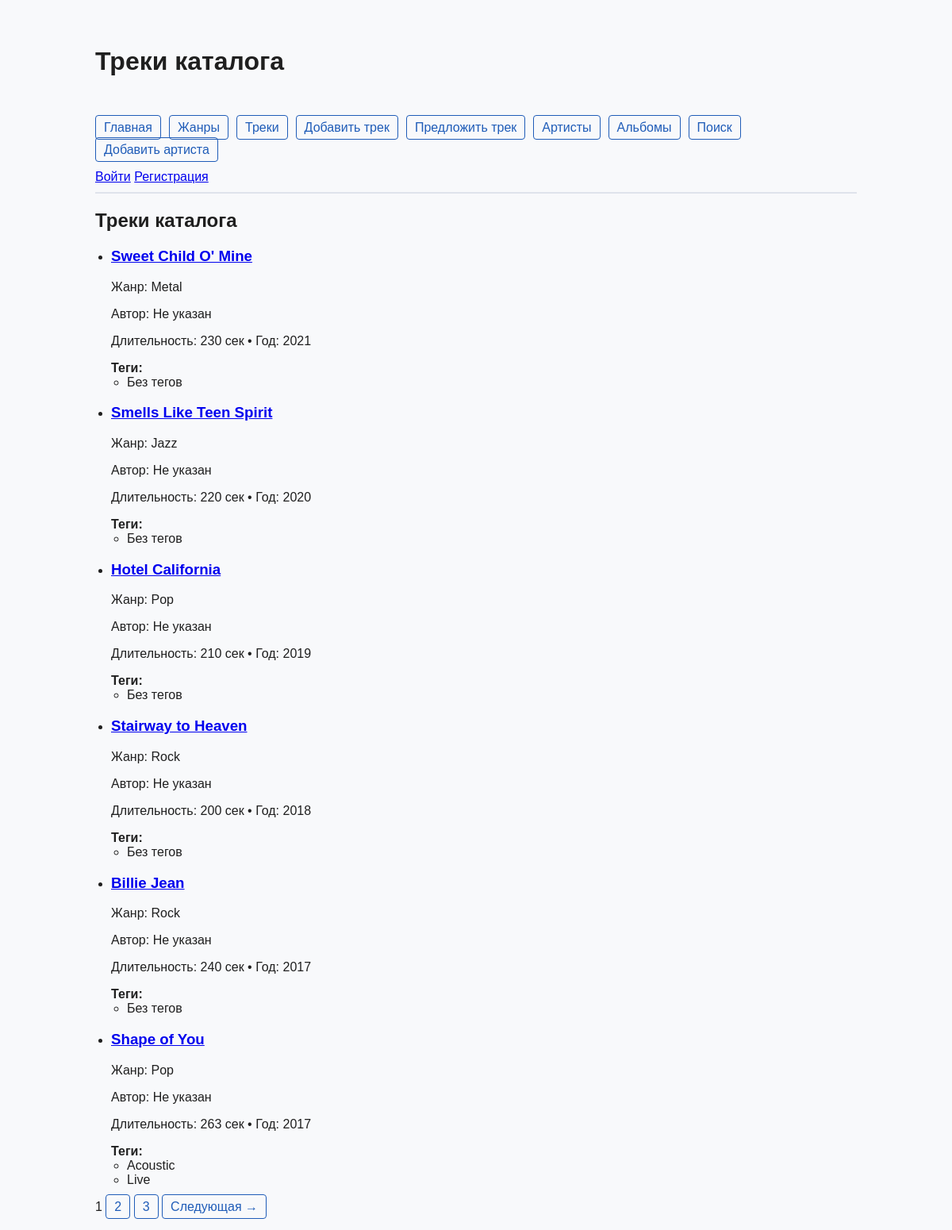
/tracks/, run on the app's committed database.
### music/models.py (models this page shows, shortened)
class Track(models.Model):
    title = models.CharField(max_length=150)
    slug = models.SlugField(max_length=160, unique=True)
    duration = models.PositiveIntegerField(help_text='Длительность, сек')
    release_year = models.PositiveSmallIntegerField()
    play_count = models.PositiveIntegerField(default=0)
    is_published = models.BooleanField(default=True)
    genre = models.ForeignKey(Genre, on_delete=models.CASCADE, related_name='tracks')
    tags = models.ManyToManyField(Tag, related_name='tracks', blank=True)
    image = models.ImageField(upload_to=track_image_upload_to, blank=True, null=True)
    author = models.ForeignKey(
        settings.AUTH_USER_MODEL,
        on_delete=models.SET_NULL,
        null=True,
        blank=True,
        related_name='tracks',
        verbose_name='автор',
    )
    class Meta:
        ordering = ['-release_year', 'title']
        verbose_name = 'трек'
        verbose_name_plural = 'треки'
        permissions = [
            ('can_publish_track', 'Can publish track'),
        ]

class Genre(models.Model):
    name = models.CharField(max_length=100, unique=True)
    slug = models.SlugField(max_length=100, unique=True)
    audience = models.CharField(
        max_length=20,
        choices=GenreAudience.choices,
        default=GenreAudience.GENERAL,
    )
    is_published = models.BooleanField(default=True)
    created_at = models.DateTimeField(auto_now_add=True)
    objects = models.Manager()
    published = PublishedGenreManager()
    class Meta:
        ordering = ['name']
        verbose_name = 'жанр'
        verbose_name_plural = 'жанры'

class Tag(models.Model):
    name = models.CharField(max_length=100, unique=True)
    slug = models.SlugField(max_length=120, unique=True)
    class Meta:
        ordering = ['name']
        verbose_name = 'тег'
        verbose_name_plural = 'теги'

### music/views.py (the view)
# urls.py: path('tracks/', views.TrackListView.as_view(), name='tracks_list'),
class TrackListView(MusicMenuMixin, ListView):
    model = Track
    template_name = 'music/tracks.html'
    context_object_name = 'tracks'
    paginate_by = 6
    page_title = 'Треки каталога'
    def get_queryset(self):
        return (
            Track.objects.select_related('genre', 'author')
            .prefetch_related('tags')
            .filter(is_published=True)
            .order_by('-release_year', 'title')
        )

### music/views.py (called while the page is built)
    def get_page_title(self):
        return getattr(self, 'page_title', '')

    def get_menu(self):
        return MENU

    def get_context_data(self, **kwargs):
        context = super().get_context_data(**kwargs)
        context.setdefault('menu', self.get_menu())
        if 'title' not in context:
            context['title'] = self.get_page_title()
        return context

### music/templates/music/tracks.html (shortened to what this page needs)
﻿{% extends 'base.html' %}
{% block content %}
<h2>Треки каталога</h2>
<ul class="tracks-list">
    {% for track in tracks %}
        <li>
            <h3><a href="{% url 'track_detail' track.slug %}">{{ track.title }}</a></h3>
            <p>Жанр: {{ track.genre.name }}</p>
            <p>
                Автор:
                {% if track.author %}
                    {{ track.author.get_full_name|default:track.author.username }}
                {% else %}
                    Не указан
                {% endif %}
            </p>
            <p>Длительность: {{ track.duration }} сек • Год: {{ track.release_year }}</p>
            <div>
                <strong>Теги:</strong>
                <ul>
                    {% for tag in track.tags.all %}
                        <li>{{ tag.name }}</li>
                    {% empty %}
                        <li>Без тегов</li>
                    {% endfor %}
                </ul>
            </div>
        </li>
    {% empty %}
        <li>Пока нет опубликованных треков.</li>
    {% endfor %}
</ul>
{% if is_paginated %}
<nav class="pagination">
    {% for num in page_obj.paginator.page_range %}
        {% if num >= page_obj.number|add:'-2' and num <= page_obj.number|add:'2' %}
            {% if num == page_obj.number %}
                <span class="current">{{ num }}</span>
            {% else %}
                <a href="?page={{ num }}">{{ num }}</a>
            {% endif %}
        {% endif %}
    {% endfor %}
    {% if page_obj.has_next %}
        <a href="?page={{ page_obj.next_page_number }}">Следующая →</a>
    {% endif %}
</nav>
{% endif %}
{% endblock %}

### static/music/css/style.css (style rules this page uses)
nav a { text-decoration: none; color: #1f5cb8; padding: 6px 10px; border: 1px solid #1f5cb8; border-radius: 4px; }
.main-content ul { padding-left: 20px; }

### data on the page
Track: title "Sweet Child O' Mine", genre.name "Metal", shows "Не указан", duration "230", release_year "2021"
Track: title "Smells Like Teen Spirit", genre.name "Jazz", shows "Не указан", duration "220", release_year "2020"
Track: title "Hotel California", genre.name "Pop", shows "Не указан", duration "210", release_year "2019"
Track: title "Stairway to Heaven", genre.name "Rock", shows "Не указан", duration "200", release_year "2018"
Track: title "Billie Jean", genre.name "Rock", shows "Не указан", duration "240", release_year "2017"
Track: title "Shape of You", genre.name "Pop", shows "Не указан", duration "263", release_year "2017"
Tag: name "Acoustic"
Tag: name "Live"

### other printed values
{{ title|default:"Музыкальный каталог" }} "Треки каталога"
{{ item.title }} "Главная" "Жанры" "Треки" "Добавить трек" "Предложить трек" "Артисты" "Альбомы" "Поиск" "Добавить артиста"
{{ num }} "1"
{{ num }} "2" "3"
